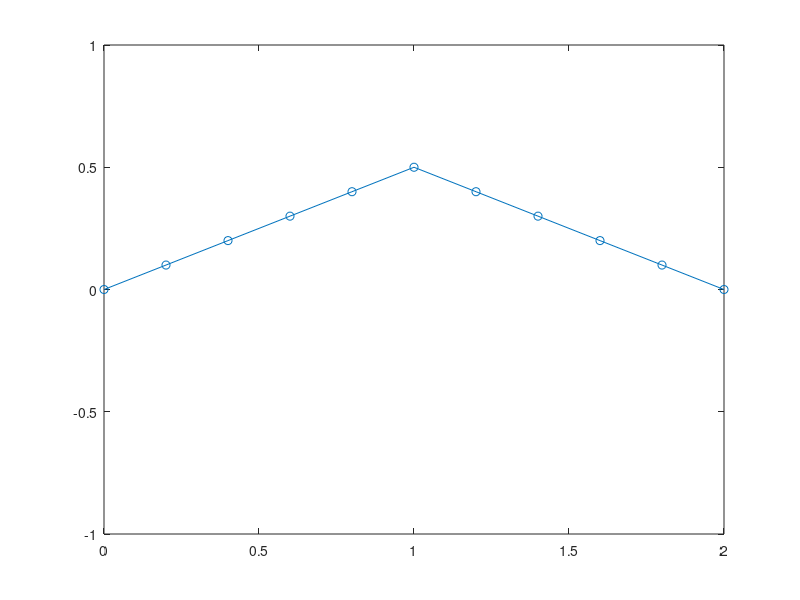

Here is the MATLAB script that generated this plot:
clear;
clc;

%meter
len = 2; 
mass = 0.2; %kg
T = 800;    %N
balls  =11
del_x = len/(balls-1);
density = mass/(balls-1);
v = T/density;
sec = 8;

% Hz, sampling frequency
Fs=1000;
fps = 60;
%==========initial ball position===========================
node_x =  linspace(0,len,balls)
node_y = linspace(0,0,balls)
node_y(1:(balls+1)/2) = linspace(0,0.5,(balls+1)/2)
node_y((balls+1)/2:balls) = linspace(0.5,0,(balls+1)/2)
%=========================================================
prev_y = node_y;
for i = 2:balls-1
    ddy = 2*node_y(i)-node_y(i-1)-node_y(i+1)/(del_x^2)
    
    plot(node_x,node_y,'o-');
    axis([0 len -1 1]);

end




